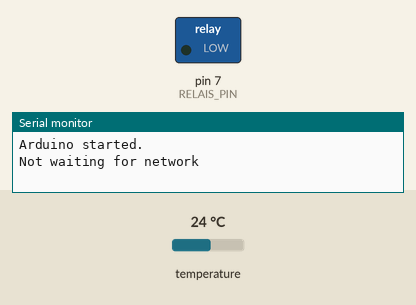
Bench run of a sketch on a simulated Arduino Uno, built with avr-gcc and run on an emulated ATmega328P. Shown: switched loads named in the sketch (green lamp = pin HIGH), the last lines printed to the serial monitor. The inputs (shaded band) are chosen by the test bench; at power-on: temperature 24 °C.

Above: at 0.1 s.
At 1.7 s:
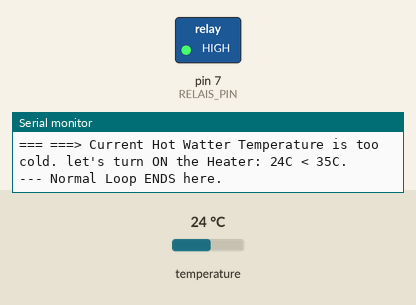
1.8 s: temperature set to 12 °C
8.5 s: temperature set to 28 °C
Timing chart, 0 to 11.5 s (numbered marks = the images above; inputs shaded):
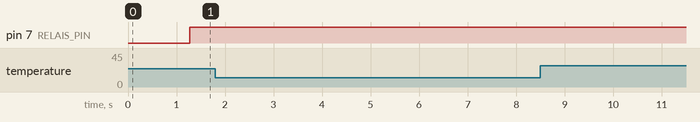

The sketch:

SolarThermalController.ino
```cpp
#include "config.h"
#include "SensorW1.h"

int powerOnDelayNetwork = INITIALIZE_DELAY_NETWORK_MINUTES;
bool doDebug = DO_DEBUG_MESSAGES;

OneWire ds(W1_BUS_PIN);  // on pin x (a 4.7K resistor is necessary to 5V.)
short Nsensors;
boolean initialRun = true;
boolean currentElectricalHeaterStatus = false;

typedef struct {
  byte sensorAddress[8];
  String sensorLocation;
  float dv_max;
} SensorDictionaryElement;

SensorW1 SensorObjects[1];

void setup() {
  // put your setup code here, to run once:
  // first thing is to stop
  Serial.begin(250000);
  pinMode(RELAIS_PIN, OUTPUT);
  if (doDebug){
    Serial.println("Arduino started. ");
    if(powerOnDelayNetwork>0){
        Serial.print("Initializing delay of ");
        Serial.print(powerOnDelayNetwork);
        Serial.println(" Minutes to wait for network.");
    }else{
      Serial.println("Not waiting for network");
    }
  }// end of doDebug
  delay(powerOnDelayNetwork * 1000 * 60 + 500); // in minutes!
} // end of setup

void loop() {
  // put your main code here, to run repeatedly:
  if (doDebug){
    Serial.println("Loop started");
  }
  if (initialRun){
    if (doDebug){
      Serial.println("+++ Initial RUN ");
    }

    //28 9C A0 1D 7 0 0 3E
    byte sensorAddress[8] = {0x28, 0x9C, 0xA0, 0x1D, 0x07, 0x00, 0x00, 0x3E};
    SensorObjects[0].SensorW1ini(sensorAddress, "hotwatter",100 );
    // HOT WAtter temperature.


    initialRun = false;

  }else{
    if (doDebug){
      Serial.println("--- Normal Loop ");
    }


  }// end of initial run
  ds.reset();
  ds.write(0xCC); //Skip ROM to broadcast to all sensors in bus.
  //delay(100);
  ds.write(0x44,1); //Start value conversion (for all sensors at the same time after Skip ROM
  delay(750); //Delay for value conversion at 12-bit resolution


  SensorObjects[0].updateValue(ds);
  SensorObjects[0].checkAllValues();

  // by now we have the temperature. let's check then if we need to start the electrical heater or not
  signed int hotWatterTemp = SensorObjects[0].getValue();

  if (doDebug){
    Serial.print("=== Current Hot Watter Temperature = ");
    Serial.println(hotWatterTemp);

    Serial.print("=== Current Electrical Heater Status = ");
    Serial.println(currentElectricalHeaterStatus);

    Serial.print("=== Battle: ");
    Serial.print(hotWatterTemp/100);
    Serial.print("C vs ");
    Serial.print((HOTWATTER_MIN_TEMP)/100);
    Serial.println("C.");
  }

  if (currentElectricalHeaterStatus){
    // currently the heater is ON
    if (hotWatterTemp > (HOTWATTER_MIN_TEMP+HOTWATTER_MIN_HYSTERESIS)){
      // Watter is already too hot. we need to turn it OFF
      if (doDebug){
        Serial.print("=== ===> Current Hot Watter Temperature is too hot. let's turn off the Heater: ");
        Serial.print(hotWatterTemp/100);
        Serial.print("C > ");
        Serial.print((HOTWATTER_MIN_TEMP+HOTWATTER_MIN_HYSTERESIS)/100);
        Serial.println("C.");

      }
      currentElectricalHeaterStatus = false;
    }
  }else{
    // currently the heater is OFF
    if (hotWatterTemp < (HOTWATTER_MIN_TEMP-HOTWATTER_MIN_HYSTERESIS)){
      // we need to turn it ON
      if (doDebug){
        Serial.print("=== ===> Current Hot Watter Temperature is too cold. let's turn ON the Heater: ");
        Serial.print(hotWatterTemp/100);
        Serial.print("C < ");
        Serial.print((HOTWATTER_MIN_TEMP-HOTWATTER_MIN_HYSTERESIS)/100);
        Serial.println("C.");

      }
      currentElectricalHeaterStatus = true;
    }
  }
  digitalWrite(RELAIS_PIN, currentElectricalHeaterStatus);


  if (doDebug){
    Serial.println("--- Normal Loop ENDS here.");
  }
  int delayMinutes = 1;
  //delay(delayMinutes*60*1000); // wait x minutes.
  delay(5000);
} // end of loop.
```

SensorW1.h
```cpp
/*
  SensorW1.h
  A library to read the 1W DS18x20 temperature sensor and perform operations.
*/
#ifndef SensorW1_h
#define SensorW1_h

#include "Arduino.h"
#include <OneWire.h>

/*
 * -------------------------------------------------------------------------------------- START
 * DEFINE CLASS SensorW1 - each sensor will be an object form this calss
 */

class SensorW1
{
  private:
    signed int  _v; // temperature in C/100
    signed int _v_old;
    //int _VimeSinceOld;
    //long description
    //int _sensorCheck;// check every 3 runs
    signed int _dv;
    signed int _dv_max; // max T in sensorCheck
    byte _sensorID[8];
    String _parseID; // the id of this sensor.
    bool _OneWireReadOK; //
    byte _Sentype; // the temperature sensor type.
    boolean _active;
  public:
    SensorW1();
    void SensorW1ini(byte sensorID[8], String parseID, signed int dT_max);
    String getSensorIDString();
    void updateValue(OneWire ds);
    signed int getVFromA(byte _sensorIDA);
    signed int getTFromBus(OneWire ds);
    String getSensorType();
    void deactivate();
    void activate();
    String getSensorPrettyName();
    void checkAllValues();
    signed int getValue();
};

SensorW1::SensorW1(){
  _active = false;
}
void SensorW1::SensorW1ini(byte sensorID[8], String parseID, signed int dT_max)
{
  //for (short iAddr = 0; iAddr < 8; iAddr ++){Serial.print(sensorID[iAddr],HEX); Serial.print(" ");}
  //String prettyAdress = "";
  for (short iAddr = 0; iAddr<8; iAddr++){
    _sensorID[iAddr] = sensorID[iAddr];
    //prettyAdress = prettyAdress + _sensorID[iAddr];
  }
  _active = true;
  _parseID = parseID;
  _dv_max = dT_max;
  _OneWireReadOK = true; // initialized with some value.
  //serialWriter.sendStatus("{\"message\":\"Going to initialize sensor\", \"sensorID\": \"" + parseID + "\", \"dT_max\": " + dT_max + ",\"addr\":\"" + getSensorIDString() + "\" }");
  getSensorType();
  return;
}
void SensorW1::checkAllValues(){
  if (DO_DEBUG_MESSAGES ) {
    Serial.print(F("Sensor with ID "));
    for (short iAddr = 0; iAddr < 8; iAddr ++){Serial.print(_sensorID[iAddr],HEX); Serial.print(" ");}
    Serial.print(F(" ("));
    Serial.print(getSensorIDString());
    Serial.print(F(") ,parseID= "));
    Serial.print(_parseID);
    Serial.print(F(" and current temperature: "));
    Serial.println((float)_v_old/100);
  }

}
void SensorW1::deactivate(){
  // dont know what for we have this
  _active = false;
}
void SensorW1::activate(){
  // dont know what for we have this
  _active = true;
}
String SensorW1::getSensorType() {
  String SensorType;
  switch (_sensorID[0]) { // we could put this in the constructor of the object, but let's sacrify performace in favor of memory.
    case 0x10:
      SensorType = "DS18S20";
      _Sentype = TYPE_DS18S20;
      break;
    case 0x28:
      SensorType = "DS18B20";
      _Sentype = TYPE_DS18B20;
      break;
    case 0x22:
      SensorType = "DS1822";
      _Sentype = TYPE_DS18S22;
      break;
    // ADDED SUPPORT FOR MAX31850!
    case 0x3B:
      SensorType = "MAX31850";
      _Sentype = TYPE_MAX31850;
      break;
     case 0xff:
      SensorType = "knock";
      _Sentype = TYPE_knock;
      break;
    default:
      Serial.println(F("Error. not DS18x20 family"));
      //serialWriter.sendError(F("Device is not a DS18x20 family device."));

      break;
  }
  return SensorType;
}

String SensorW1::getSensorIDString() {
  String sensorIDString = String(_sensorID[0], HEX) + "-" + String(_sensorID[6], HEX) + String(_sensorID[5], HEX) + String(_sensorID[4], HEX) + String(_sensorID[3], HEX) + String(_sensorID[2], HEX) + String(_sensorID[1], HEX) ;
  return sensorIDString;
}
String SensorW1::getSensorPrettyName(){
  String sensorPrettyName = _parseID + " (" + getSensorIDString() + ")";
  return sensorPrettyName;
}
signed int SensorW1::getTFromBus(OneWire ds) {
  _OneWireReadOK = false; // initialized with false.

  // this function asks the 1Wire bus for the value.
  float celsius;
  byte present = 0;
  int i;
  byte data[12];

  //ds.reset();
  //ds.select(_sensorID);
  //ds.write(0x44, 1);        // start conversion, with parasite power on at the end

  //delay(1000);     // maybe 750ms is enough, maybe not
  // we might do a ds.depower() here, but the reset will take care of it.

  present = ds.reset();
  ds.select(_sensorID);
  ds.write(0xBE);         // Read Scratchpad

  if (DO_DEBUG_MESSAGES ) {
    Serial.print(F("  Data = "));
    Serial.print(present, HEX);
    Serial.print(F(" "));
  }

  for ( i = 0; i < 9; i++) {           // we need 9 bytes
    data[i] = ds.read();
    if (DO_DEBUG_MESSAGES ) {
      Serial.print(data[i], HEX);
      Serial.print(F(" "));
    }

  }
  if (DO_DEBUG_MESSAGES ) {
    Serial.print(F(" CRC="));
    Serial.print(OneWire::crc8(data, 8), HEX);
    Serial.println();
  }


  // Convert the data to actual temperature
  // because the result is a 16 bit signed integer, it should
  // be stored to an "int16_v" type, which is always 16 bits
  // even when compiled on a 32 bit processor.
  int16_t raw = (data[1] << 8) | data[0];
  if (_Sentype == TYPE_DS18S20) {
    raw = raw << 3; // 9 bit resolution default
    if (data[7] == 0x10) {
      // "count remain" gives full 12 bit resolution
      raw = (raw & 0xFFF0) + 12 - data[6];
    }
  } else if (_Sentype == TYPE_MAX31850) {
    //Serial.println(raw, HEX);
    if (raw & 0x01) { // specially for MAX31850;
      String stringOne = "{\"message\":\"Fault. cant be true.\", \"raw\": " + raw;
      //serialWriter.sendError(stringOne + "\"_Sentype\": " + _Sentype + "}");
      Serial.println(stringOne);
      return -999; //return now without setting _OneWireReadOK true.
    }
  } else {
    byte cfg = (data[4] & 0x60);
    // at lower res, the low bits are undefined, so let's zero them
    if (cfg == 0x00) raw = raw & ~7;  // 9 bit resolution, 93.75 ms
    else if (cfg == 0x20) raw = raw & ~3; // 10 bit res, 187.5 ms
    else if (cfg == 0x40) raw = raw & ~1; // 11 bit res, 375 ms
    //// default is 12 bit resolution, 750 ms conversion time
  }
  celsius = (float)raw / 16.0;
  _OneWireReadOK = true;
  return (signed int) (celsius * 100);
}

signed int SensorW1::getVFromA(byte _sensorIDA) {
   // this function gets the value in the analog input dependig of the last byte of the sensor address, if the sensor is analog
  float hertz;
  if (_sensorIDA = 0x00){
  hertz = analogRead(A0);
  }
   if (_sensorIDA = 0x01){

  hertz = analogRead(A1);
  }


  return (signed int) (hertz );


}
signed int SensorW1::getValue(){
  return (_v_old);
}
void SensorW1::updateValue(OneWire ds) {

  // this function reads the temperature from the 1Wire bus and updates _v if the change was enough.
  if (_active){
    signed int _v;

    if (_sensorID[0]==0xff){  // this happends when the sensor  is analog sensor

     _v = getVFromA(_sensorID[7]);

    }
    else{

     _v = getTFromBus(ds); // in C/100;  // this happends when the sensor  is one-wire

    }


    signed int original_v_old = _v_old;
    //Serial.println("--- In update Temperature after process. Old Temp = " + String(_v_old) + ", Actual temp = " + String(_v));
    bool updateSensor = false;
    _dv = abs(_v - _v_old);
    if (_dv >= _dv_max) {
      // we need to update the sensor because it changed enough since last time.
      // 1. update _v_old!
      _v_old = _v;
      // 2. change updateSensor flag
      updateSensor = true;
    }
    if (updateSensor) {
      if (DO_DEBUG_MESSAGES ) {
        Serial.print(F("Sensor with ID: "));
        //Serial.print(getSensorIDString());
        Serial.print(getSensorPrettyName());
        Serial.print(F(" changed enough from "));
        Serial.println(String((float)original_v_old/100) + " to " + String((float)_v/100));
      }

      //serialWriter.sendData( _parseID,_v);


      /*if (_sdMode){      // start of SD mode

      } // end of SD mode
      */
    } //end if update sensor
  } // end if active
}

/*
 * DEFINE CLASS SensorW1 - each sensor will be an object form this calss
 * -------------------------------------------------------------------------------------- END
 */

#endif
```

config.h
```cpp
#define DO_DEBUG_MESSAGES 1 // Controlls if debugging messages are shown on the serial terminal

#define RELAIS_PIN 7 // the output 5V that controlls the relais

#define CONTROLLER_ID "SolTh01" // the id of the contorller. this will be used to identify this controller

#define USE_SIMULATOR 1 // 1: turn on the simulator, for debugging and development purposses. Normal operation is 0

#define POWER_ON_HOUR 4 // the hour of the day where the electric heater has allowance to operate.
#define POWER_ON_MINUTE 30 // the Minute of the day where the electric heater has allowance to operate.
#define POWER_OFF_HOUR 6 // the hour of the day where the electric heater stops operating.
#define POWER_OFF_MINUTE 30 // the Minute of the day where the electric heater stops operating.

#define HOTWATTER_MIN_TEMP 4000 // this is the minimaltemperature allowed. if reached, electrical heater must start. in C/100
#define HOTWATTER_MIN_HYSTERESIS 500 // 5K up and down, meainng the electrical heater starts at HOTWATTER_MIN_TEMP - HYSTERESIS and stops at HOTWATTER_MIN_TEMP + HYSTERESIS

#define INITIALIZE_DELAY_NETWORK_MINUTES 0 // after a power off, wait this amount of minutes for the network to start

#define TYPE_DS18S20 0
#define TYPE_DS18B20 1
#define TYPE_DS18S22 2
#define TYPE_MAX31850 3
#define TYPE_knock 4
#define W1_BUS_PIN 2
```
